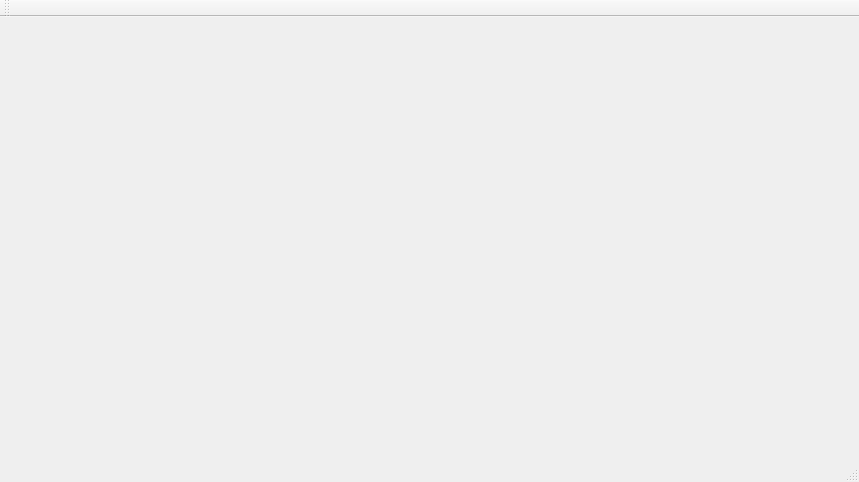
<?xml version="1.0" encoding="UTF-8"?>
<ui version="4.0">
 <class>MainWindow</class>
 <widget class="QMainWindow" name="MainWindow">
  <property name="geometry">
   <rect>
    <x>0</x>
    <y>0</y>
    <width>859</width>
    <height>482</height>
   </rect>
  </property>
  <property name="windowTitle">
   <string>Lane Tracking</string>
  </property>
  <widget class="widget" name="centralWidget"/>
  <widget class="QMenuBar" name="menuBar">
   <property name="geometry">
    <rect>
     <x>0</x>
     <y>0</y>
     <width>859</width>
     <height>19</height>
    </rect>
   </property>
  </widget>
  <widget class="QToolBar" name="mainToolBar">
   <attribute name="toolBarArea">
    <enum>TopToolBarArea</enum>
   </attribute>
   <attribute name="toolBarBreak">
    <bool>false</bool>
   </attribute>
  </widget>
  <widget class="QStatusBar" name="statusBar"/>
 </widget>
 <layoutdefault spacing="6" margin="11"/>
 <customwidgets>
  <customwidget>
   <class>widget</class>
   <extends>QWidget</extends>
   <header location="global">widget.h</header>
   <container>1</container>
  </customwidget>
 </customwidgets>
 <resources/>
 <connections/>
</ui>
